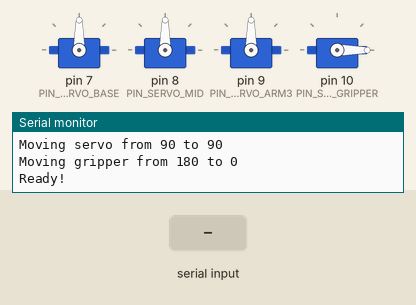
This sketch was run on a simulated Arduino Uno, built with avr-gcc and run on an emulated ATmega328P. On the bench: 4 × servo, the last lines printed to the serial monitor. Inputs (shaded band) come from the test bench.

Above: at 5.9 s.
6.0 s: "GRAB\n" received over Serial
At 6.49 s:
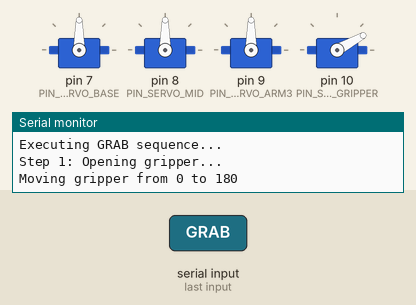
At 10.7 s:
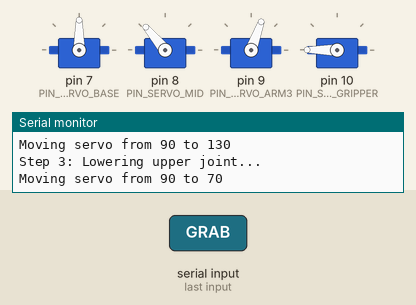
15.0 s: "REST\n" received over Serial
At 19.9 s:
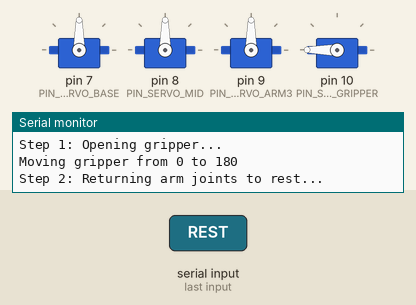
Timing chart, 0 to 24.0 s (numbered marks = the images above; inputs shaded):
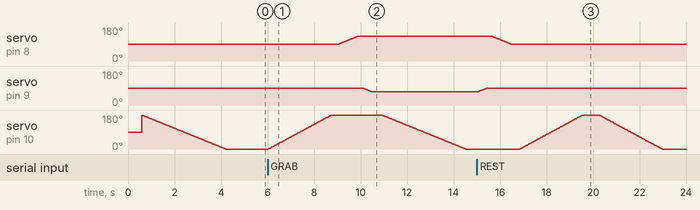

Measured:
- after the input at 6.0 s, servo on pin 8 (PIN_SERVO_MID): moves from 90° to 130° over 0.78 s, starting after 3.1 s; servo on pin 9 (PIN_SERVO_ARM3): moves from 90° to 70° over 0.38 s, starting after 4.1 s; servo on pin 10 (PIN_SERVO_GRIPPER): rises from 0° to 180° in 2.7 s, then falls to 0° in 5.8 s
- after the input at 15.0 s, servo on pin 10 (PIN_SERVO_GRIPPER): rises from 0° to 180° in 2.7 s, then falls to 0° in 3.4 s

The sketch:

Code_Arm_only.ino
```cpp
#include <Servo.h>

// ==================== ARM & GRIPPER SERVO PINS ====================
#define PIN_SERVO_BASE    7
#define PIN_SERVO_MID     8
#define PIN_SERVO_ARM3    9
#define PIN_SERVO_GRIPPER 10

Servo servoBase, servoMid, servoArm3, servoGripper;

// ==================== SERVO CALIBRATION ANGLES ====================
// *** UPDATE THESE WITH YOUR MEASURED ANGLES ***

// Rest Position (Arm folded, safe)
#define BASE_REST_POS    90
#define MID_REST_POS     90
#define ARM3_REST_POS    90

// Grab Position (reaching to side for book)
#define BASE_GRAB_POS    90
#define MID_GRAB_POS     130
#define ARM3_GRAB_POS    70

// Gripper Positions (with Y-axis inversion: 180 - angle)
#define GRIPPER_OPEN     0
#define GRIPPER_CLOSE    180

// Position tracking for smooth servo movements
int currentBase    = BASE_REST_POS;
int currentMid     = MID_REST_POS;
int currentArm3    = ARM3_REST_POS;
int currentGripper = GRIPPER_CLOSE;

bool isHoldingBook = false;

// ==================== SETUP ====================
void setup() {
  Serial.begin(9600);
  Serial.println("=== ARM & GRIPPER INITIALIZING ===");

  // Initialize Servos
  Serial.println("Attaching servos...");
  servoBase.attach(PIN_SERVO_BASE);
  servoMid.attach(PIN_SERVO_MID);
  servoArm3.attach(PIN_SERVO_ARM3);
  servoGripper.attach(PIN_SERVO_GRIPPER);

  delay(500);

  // Move arm to REST position
  Serial.println("Moving to REST position...");
  moveServoSmooth(servoBase, currentBase, BASE_REST_POS, 20);
  moveServoSmooth(servoMid, currentMid, MID_REST_POS, 20);
  moveServoSmooth(servoArm3, currentArm3, ARM3_REST_POS, 20);
  moveGripperSmooth(GRIPPER_CLOSE, 20);

  delay(500);
  Serial.println("Ready!");
}

// ==================== MAIN LOOP ====================
void loop() {
  // Test sequence
  if (Serial.available() > 0) {
    String cmd = Serial.readStringUntil('\n');
    cmd.trim();
    cmd.toUpperCase();

    if (cmd == "GRAB") {
      Serial.println("Executing GRAB sequence...");
      executeGrabSequence();
    }
    else if (cmd == "REST") {
      Serial.println("Returning to REST position...");
      returnArmToRest();
    }
    else if (cmd == "OPEN") {
      Serial.println("Opening gripper...");
      moveGripperSmooth(GRIPPER_OPEN, 15);
    }
    else if (cmd == "CLOSE") {
      Serial.println("Closing gripper...");
      moveGripperSmooth(GRIPPER_CLOSE, 15);
    }
    else {
      Serial.println("Commands: GRAB, REST, OPEN, CLOSE");
    }
  }
}

// ==================== ARM & GRIPPER FUNCTIONS ====================

// Smooth servo movement with angle tracking
void moveServoSmooth(Servo &servo, int &currentPos, int targetPos, int stepDelayMs) {
  Serial.print("Moving servo from ");
  Serial.print(currentPos);
  Serial.print(" to ");
  Serial.println(targetPos);

  if (currentPos < targetPos) {
    for (int pos = currentPos; pos <= targetPos; pos++) {
      servo.write(pos);
      delay(stepDelayMs);
    }
  } else {
    for (int pos = currentPos; pos >= targetPos; pos--) {
      servo.write(pos);
      delay(stepDelayMs);
    }
  }
  currentPos = targetPos;
}

// Gripper control with Y-axis inversion (180 - angle)
void moveGripperSmooth(int targetPos, int stepDelayMs) {
  int invertedTarget = 180 - targetPos;
  Serial.print("Moving gripper from ");
  Serial.print(currentGripper);
  Serial.print(" to ");
  Serial.println(invertedTarget);

  if (currentGripper < invertedTarget) {
    for (int pos = currentGripper; pos <= invertedTarget; pos++) {
      servoGripper.write(pos);
      delay(stepDelayMs);
    }
  } else {
    for (int pos = currentGripper; pos >= invertedTarget; pos--) {
      servoGripper.write(pos);
      delay(stepDelayMs);
    }
  }
  currentGripper = invertedTarget;
}

// Execute grab sequence
void executeGrabSequence() {
  Serial.println("Step 1: Opening gripper...");
  moveGripperSmooth(GRIPPER_OPEN, 15);
  delay(300);

  Serial.println("Step 2: Lowering mid joint...");
  moveServoSmooth(servoMid, currentMid, MID_GRAB_POS, 20);
  delay(200);

  Serial.println("Step 3: Lowering upper joint...");
  moveServoSmooth(servoArm3, currentArm3, ARM3_GRAB_POS, 20);
  delay(400);

  Serial.println("Step 4: Closing gripper on book...");
  moveGripperSmooth(GRIPPER_CLOSE, 20);
  delay(500);

  Serial.println("Step 5: Lifting upper joint...");
  moveServoSmooth(servoArm3, currentArm3, ARM3_REST_POS, 20);
  delay(200);

  Serial.println("Step 6: Lifting mid joint...");
  moveServoSmooth(servoMid, currentMid, MID_REST_POS, 20);
  delay(300);

  isHoldingBook = true;
  Serial.println("Book grabbed successfully!");
}

// Return arm to rest position
void returnArmToRest() {
  Serial.println("Step 1: Opening gripper...");
  moveGripperSmooth(GRIPPER_OPEN, 15);
  delay(300);

  Serial.println("Step 2: Returning arm joints to rest...");
  moveServoSmooth(servoArm3, currentArm3, ARM3_REST_POS, 15);
  moveServoSmooth(servoMid, currentMid, MID_REST_POS, 15);
  moveServoSmooth(servoBase, currentBase, BASE_REST_POS, 15);
  delay(300);

  Serial.println("Step 3: Closing gripper...");
  moveGripperSmooth(GRIPPER_CLOSE, 15);

  isHoldingBook = false;
  Serial.println("Arm returned to REST position!");
}
```
